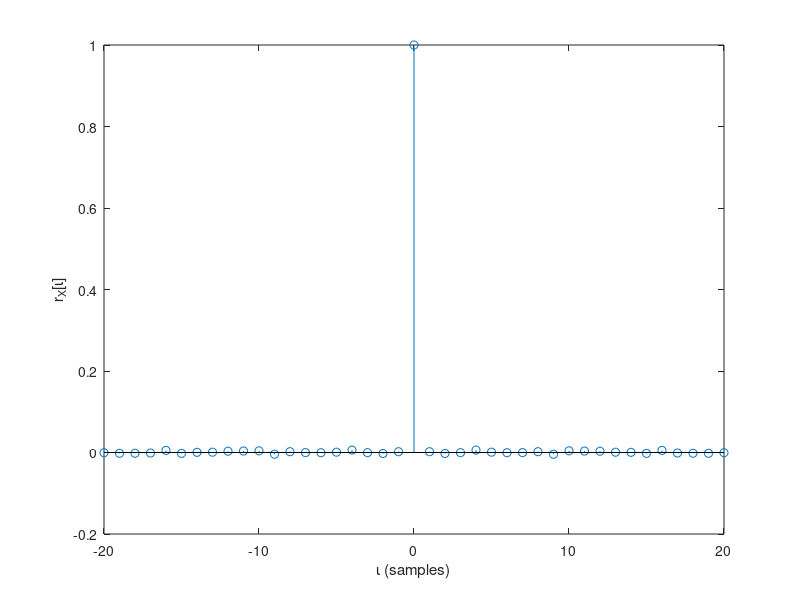

MATLAB code to generate this figure:
pkg load control;
pkg load signal;

N = 1E5;
maxlag = 20;
h = [0.8 1 0.5 0.2]; % our system impulse response
x = randn(N, 1); 
sigma = sqrt(x.' * x); 
x = x / sigma;

% to confirm that rx[ell]=DELTA[ell]
[rx, lag] = xcorr(x, maxlag);
stem(lag, rx)
xlabel('\iota (samples)');
ylabel('r_{X}[\iota]');

% To be completed...
%
% Note that in Matlab Eq. (2) is computed as y=conv(h,x);
% Note that in Matlab Eq. (1) is computed as:
% [ryx, lag]=xcorr(y,x, maxlag);
